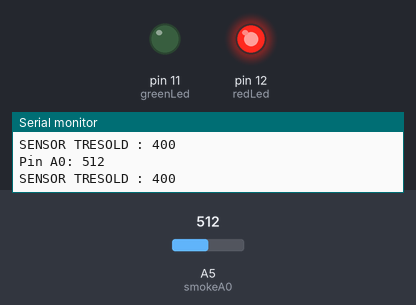
Recording of a sketch running on a simulated Arduino Uno, built with avr-gcc and run on an emulated ATmega328P. Shown: output pins drawn as LEDs (lit = HIGH), the last lines printed to the serial monitor. The test bench sets the inputs (shaded band); at power-on: A5 (smokeA0) = 512.

Above: at 1.2 s.
1.3 s: A5 (smokeA0) set to 208
2.8 s: A5 (smokeA0) set to 190
At 4.0 s:
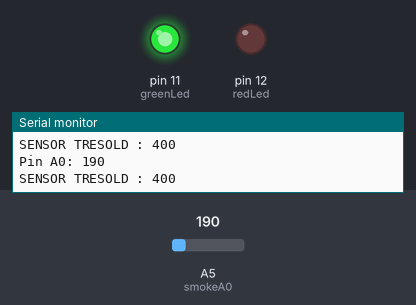
4.3 s: A5 (smokeA0) set to 306
At 5.5 s:
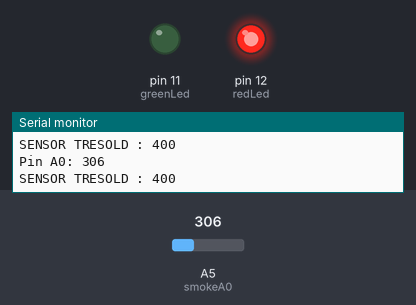
5.8 s: A5 (smokeA0) set to 122
At 7.3 s:
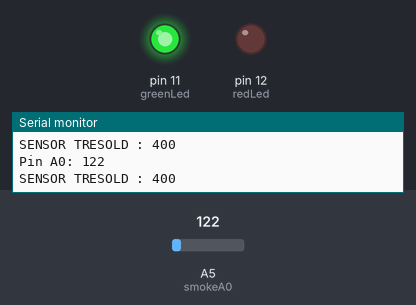
Timing chart, 0 to 8.3 s (numbered marks = the images above; inputs shaded):
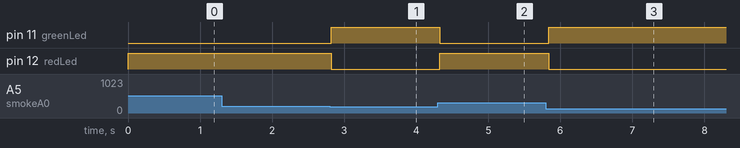

The sketch:

smoke_led.ino
```cpp
/*******

 All the resources for this project:
 https://www.hackster.io/Aritro

*******/

int redLed = 12;
int greenLed = 11;
//int buzzer = 10;
int smokeA0 = A5;
// Your threshold value
int sensorThres = 400;

void setup() {
  pinMode(redLed, OUTPUT);
  pinMode(greenLed, OUTPUT);
  //pinMode(buzzer, OUTPUT);
  pinMode(smokeA0, INPUT);
  Serial.begin(9600);
}

void loop() {
  int analogSensor = analogRead(smokeA0);

  Serial.print("Pin A0: ");
  Serial.println(analogSensor);

  // Checks if it has reached the threshold value
  sensorThres=int(sensorThres);
  Serial.print("SENSOR TRESOLD : ");
  Serial.println(sensorThres);
  int th1=200;
  if (analogSensor > th1)
  {
 digitalWrite(redLed, HIGH);
    digitalWrite(greenLed, LOW);


   // tone(buzzer, 1000, 200);
  }
  else
  {
   digitalWrite(redLed, LOW );
    digitalWrite(greenLed, HIGH);
   // noTone(buzzer);
  }
  delay(100);
}
```

Measured:
- the behaviour switches between 201 and 200 on A5 (smokeA0) (found by bisection; images 0 and 1)
- after the input at 2.8 s, pin 11 (greenLed): LOW → HIGH at once; pin 12 (redLed): HIGH → LOW at once
- after the input at 4.3 s, pin 11 (greenLed): HIGH → LOW at once; pin 12 (redLed): LOW → HIGH at once
- after the input at 5.8 s, pin 11 (greenLed): LOW → HIGH at once; pin 12 (redLed): HIGH → LOW at once
